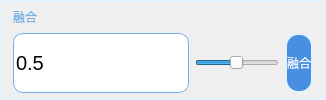
               <widget class="QFrame" name="frame_22">
                <property name="styleSheet">
                 <string notr="true">border:2px solid #e3f2fc</string>
                </property>
                <property name="frameShape">
                 <enum>QFrame::StyledPanel</enum>
                </property>
                <property name="frameShadow">
                 <enum>QFrame::Raised</enum>
                </property>
                <layout class="QVBoxLayout" name="verticalLayout_24" stretch="0,3">
                 <property name="leftMargin">
                  <number>11</number>
                 </property>
                 <property name="topMargin">
                  <number>5</number>
                 </property>
                 <property name="bottomMargin">
                  <number>5</number>
                 </property>
                 <item>
                  <widget class="QLabel" name="label_33">
                   <property name="sizePolicy">
                    <sizepolicy hsizetype="Preferred" vsizetype="Preferred">
                     <horstretch>1</horstretch>
                     <verstretch>1</verstretch>
                    </sizepolicy>
                   </property>
                   <property name="styleSheet">
                    <string notr="true">font: 14pt &quot;等线&quot;;
color: #75b1e9;
border:0px</string>
                   </property>
                   <property name="text">
                    <string>融合</string>
                   </property>
                  </widget>
                 </item>
                 <item>
                  <layout class="QHBoxLayout" name="horizontalLayout_50">
                   <item>
                    <widget class="QLineEdit" name="edWeight">
                     <property name="sizePolicy">
                      <sizepolicy hsizetype="Expanding" vsizetype="Expanding">
                       <horstretch>0</horstretch>
                       <verstretch>0</verstretch>
                      </sizepolicy>
                     </property>
                     <property name="styleSheet">
                      <string notr="true">QLineEdit
{font-size:20px;
border-radius:10px;
font-family:等线;
background:rgb(255,255,255);
font-weight:200;
border-color: #75b1e9;
border: 1px solid  #75b1e9;
}
</string>
                     </property>
                     <property name="text">
                      <string>0.5</string>
                     </property>
                    </widget>
                   </item>
                   <item>
                    <widget class="QSlider" name="sliderWeight">
                     <property name="sizePolicy">
                      <sizepolicy hsizetype="Expanding" vsizetype="Expanding">
                       <horstretch>0</horstretch>
                       <verstretch>0</verstretch>
                      </sizepolicy>
                     </property>
                     <property name="styleSheet">
                      <string notr="true">border:0px;</string>
                     </property>
                     <property name="minimum">
                      <number>1</number>
                     </property>
                     <property name="maximum">
                      <number>100</number>
                     </property>
                     <property name="singleStep">
                      <number>1</number>
                     </property>
                     <property name="pageStep">
                      <number>10</number>
                     </property>
                     <property name="value">
                      <number>50</number>
                     </property>
                     <property name="orientation">
                      <enum>Qt::Horizontal</enum>
                     </property>
                    </widget>
                   </item>
                   <item>
                    <widget class="QPushButton" name="pbAdd">
                     <property name="sizePolicy">
                      <sizepolicy hsizetype="Expanding" vsizetype="Expanding">
                       <horstretch>0</horstretch>
                       <verstretch>0</verstretch>
                      </sizepolicy>
                     </property>
                     <property name="styleSheet">
                      <string notr="true">QPushButton{
    color:#e5f1fd;
	font: 75 12pt &quot;等线&quot;;
    border-radius: 13px;
    background:#488fe1;
}
QPushButton:hover{
    background:#1461bb;
}
QPushButton:pressed{
    background:#0a4a94;
}</string>
                     </property>
                     <property name="text">
                      <string>融合</string>
                     </property>
                    </widget>
                   </item>
                  </layout>
                 </item>
                </layout>
               </widget>
